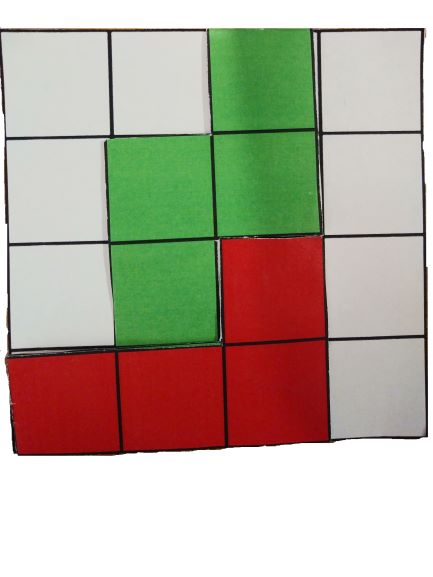
#> input picture ComputerVision/test.jpg, 433 x 577 px
$ python -i CVFinal.py   (imports and definitions only)   (older library calls are emulated)
#> lines starting #> are read from the running program, lines starting #| are printed output that depends on the picture; after the words box and inside, x2 and y2 are one past the last pixel; in counts of white or black regions, pixels touching at a corner belong together
import cv2
import numpy as np
import socketio
import base64

# Given an OpenCV image
# Returns a list of lists, where the sublists represent rows of the grid.
# The values within each sublist are either:
#   None => for blank
#   0    => for red
#   1    => for green
#   2    => for blue
# Or returns None (for safety, in the case where it cannot recognize the grid)

# [1 line that did not run here, left out]

# [6 lines not run here, left out]


def get_color_matrix(image):
    def threshold_image(img):
        # Threshold image
        blur = cv2.GaussianBlur(img, (5, 5), 1)
        ret3, thresh = cv2.threshold(blur, 0, 255,
                                     cv2.THRESH_BINARY_INV + cv2.THRESH_OTSU)

        return thresh

    def find_grid(img):
        def find_largest_contour(
                cons):  # Used to pick out grid from other shape
            if len(cons) < 1:
                return False
            max_index = 0
            for i in range(0, len(cons)):
                if cv2.contourArea(cons[i]) > cv2.contourArea(cons[max_index]):
                    max_index = i
            return cons[max_index]
        # cv2.RETR_EXTERNAL argument used to limit search to outermost contours
        _, contours, hierarchy = cv2.findContours(img, cv2.RETR_EXTERNAL,
                                               cv2.CHAIN_APPROX_SIMPLE)
        border = find_largest_contour(contours)

        x, y, w, h = cv2.boundingRect(border)
        return x, y, w, h

    def check_color(r, g, b):
        def rgb_to_hsv(r, g, b):
            r, g, b = r / 255.0, g / 255.0, b / 255.0

            mx = max(r, g, b)
            mn = min(r, g, b)
            df = mx - mn
            if mx == mn:
                h = 0
            elif mx == r:
                h = (60 * ((g - b) / df) + 360) % 360
            elif mx == g:
                h = (60 * ((b - r) / df) + 120) % 360
            elif mx == b:
                h = (60 * ((r - g) / df) + 240) % 360
            if mx == 0:
                s = 0
            else:
                s = (df / mx) * 100
            v = mx * 100

            return h, s, v

        h, s, v = rgb_to_hsv(r, g, b)

        if s < 10:
            return "Blank"
        if h > 320 or h < 40:
            return "Red"
        if 75 < h < 140:
            return "Green"
        if 145 < h < 240:
            return "Blue"

    def get_colors(img, x, y, w, h):
        cell_width = w / 4
        cell_height = h / 4

        def area_color(i, j):
            # Dimensions of sampling rectangle (somewhat arbitrary)
            sample_width = int(cell_width / 4)
            sample_height = int(cell_height / 4)

            # top left corner of sample
            left_x = int(x + cell_width * i + (cell_width / 2) -
                         sample_width / 2)
            top_y = int(y + cell_height * j + (cell_height / 2) -
                        sample_height / 2)

            if top_y + sample_height > img.shape[
                    1] or left_x + sample_width > img.shape[0]:
                return None

            # return img[left_x][top_y]
            # count number of red, green, blue, and blank pixels
            red_count, green_count, blue_count, blank_count = 0, 0, 0, 0
            for dx in range(sample_width):
                for dy in range(sample_height):
                    pixel = img[left_x + dx][top_y + dy]
                    pix_r, pix_g, pix_b = pixel[2], pixel[1], pixel[
                        0]  # Indices backwards b/c numpy arrays are weird
                    pix_color = check_color(pix_r, pix_g, pix_b)
                    if pix_color == "Blank": blank_count += 1
                    elif pix_color == "Red": red_count += 1
                    elif pix_color == "Green": green_count += 1
                    elif pix_color == "Blue": blue_count += 1

            # There should be a clear majority in color count if all goes well
            color_max = max(red_count, green_count, blue_count, blank_count)
            if color_max == blank_count: return None
            if color_max == red_count: return 0
            if color_max == green_count: return 1
            if color_max == blue_count: return 2

        cell_colors = [["Blank" for i in range(4)] for j in range(4)]
        for i in range(4):
            for j in range(4):
                cell_colors[i][j] = area_color(i, j)

        return cell_colors

    gray = cv2.cvtColor(image, cv2.COLOR_BGR2GRAY)
    thresh = threshold_image(gray)
    x, y, w, h = find_grid(thresh)
    return get_colors(image, x, y, w, h)


# [14 lines that did not run here, left out]


# [1 line not run here, left out]

>>> import cv2
>>> picture = cv2.imread('test.jpg')
#> picture is the input picture: shape (577, 433, 3); mean B, G, R 155.5, 171.3, 181.5
>>> result = get_color_matrix(picture)
#> in get_color_matrix, `gray = cv2.cvtColor(image, cv2.COLOR_BGR2GRAY)`:
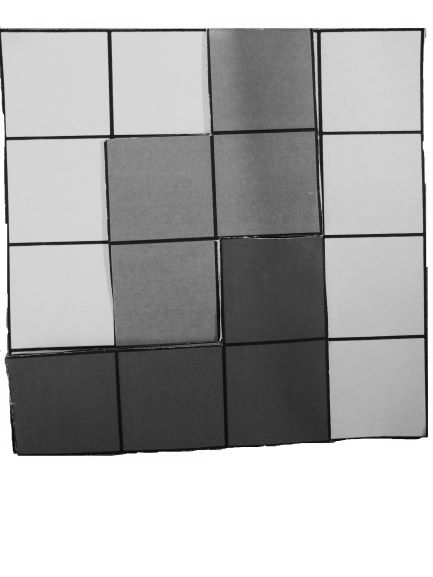
#> gray: shape (577, 433); min 4, max 255, mean 172.5
#> in threshold_image, `blur = cv2.GaussianBlur(img, (5, 5), 1)`:
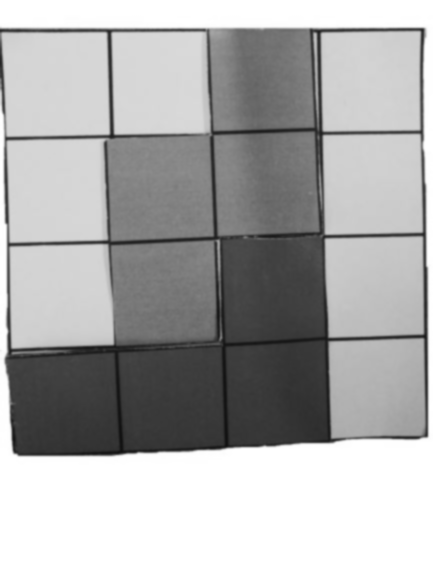
#> blur: shape (577, 433); min 16, max 255, mean 172.5
#> in threshold_image, `ret3, thresh = cv2.threshold(blur, 0, 255, cv2.THRESH_BINARY_INV + cv2..`:
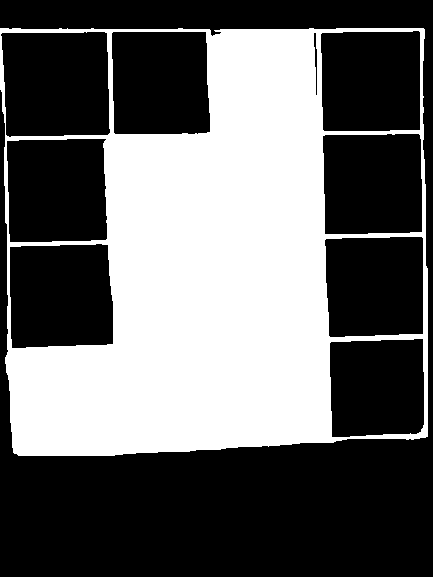
#> thresh: shape (577, 433); 39.5% white; 1 white region
#> in threshold_image, `ret3, thresh = cv2.threshold(blur, 0, 255, cv2.THRESH_BINARY_INV + cv2..`: ret3 = 157
#> in find_grid, `_, contours, hierarchy = cv2.findContours(img, cv2.RETR_EXTERNAL, cv2...`: contours = 1 contour; box (x1, y1, x2, y2) and area: (0, 28, 428, 456) 175530
#> the loop in find_largest_contour, `for i in range(0, len(cons)):` made 1 pass
#> after the loop in find_largest_contour, `for i in range(0, len(cons)):`: max_index = 0
#> in find_grid, `border = find_largest_contour(contours)`: border = contour of 172 points, box (x1, y1, x2, y2) (0, 28, 428, 456), area 175530
#> in find_grid, `x, y, w, h = cv2.boundingRect(border)`: x = 0; y = 28; w = 428
#> in get_color_matrix, `x, y, w, h = find_grid(thresh)`: x = 0; y = 28; w = 428
#> in get_colors, `cell_width = w / 4`: cell_width = 107
#> the loop in get_colors, `for i in range(4):` made 4 passes
#> result = 4 items

$ run again, on ComputerVision/fullHouse.jpg
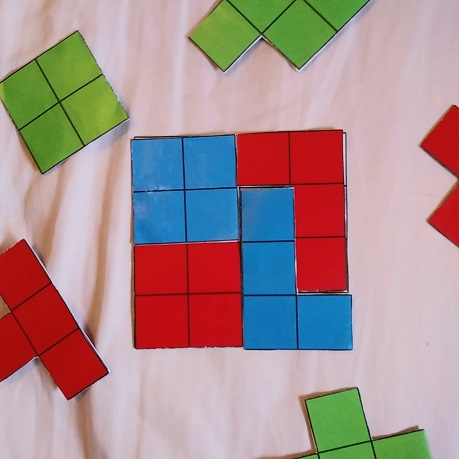
#> input picture ComputerVision/fullHouse.jpg, 459 x 459 px
#> picture is the input picture: shape (459, 459, 3); mean B, G, R 143.8, 142.8, 168.3
#> in get_color_matrix, `gray = cv2.cvtColor(image, cv2.COLOR_BGR2GRAY)`:
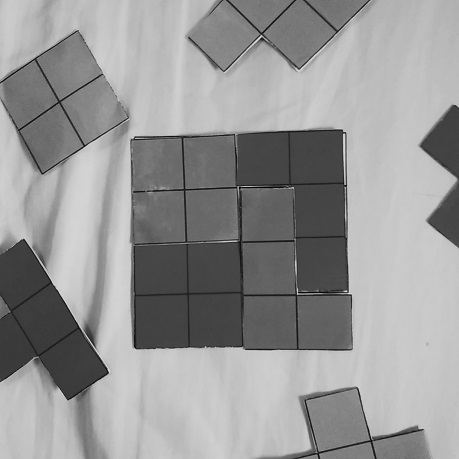
#> gray: shape (459, 459); min 0, max 222, mean 150.6
#> in threshold_image, `ret3, thresh = cv2.threshold(blur, 0, 255, cv2.THRESH_BINARY_INV + cv2..`:
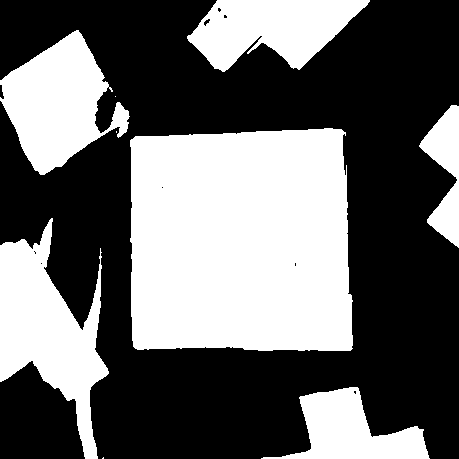
#> thresh: shape (459, 459); 41% white; 9 white regions (3 under 20 px)
#> ret3 = 141
#> contours = 9 contours, 3 with area under 20; largest, box (x1, y1, x2, y2) and area: (130, 128, 353, 351) 46619, (0, 218, 109, 459) 11650, (0, 30, 130, 175) 9978, (187, 0, 370, 72) 8070, (261, 387, 430, 459) 5630, (419, 105, 459, 248) 2740
#> the loop in find_largest_contour, `for i in range(0, len(cons)):` made 9 passes
#> after the loop in find_largest_contour, `for i in range(0, len(cons)):`: max_index = 4
#> border = contour of 137 points, box (x1, y1, x2, y2) (130, 128, 353, 351), area 46619
#> in find_grid, `x, y, w, h = cv2.boundingRect(border)`: x = 130; y = 128; w = 223
#> in get_color_matrix, `x, y, w, h = find_grid(thresh)`: x = 130; y = 128; w = 223
#> cell_width = 55.75
#> the loop in get_colors, `for i in range(4):` made 4 passes
#> result = [[2, 2, 0, 0], [2, 2, 2, 0], [0, 0, 2, 0], [0, 0, 2, 2]]
